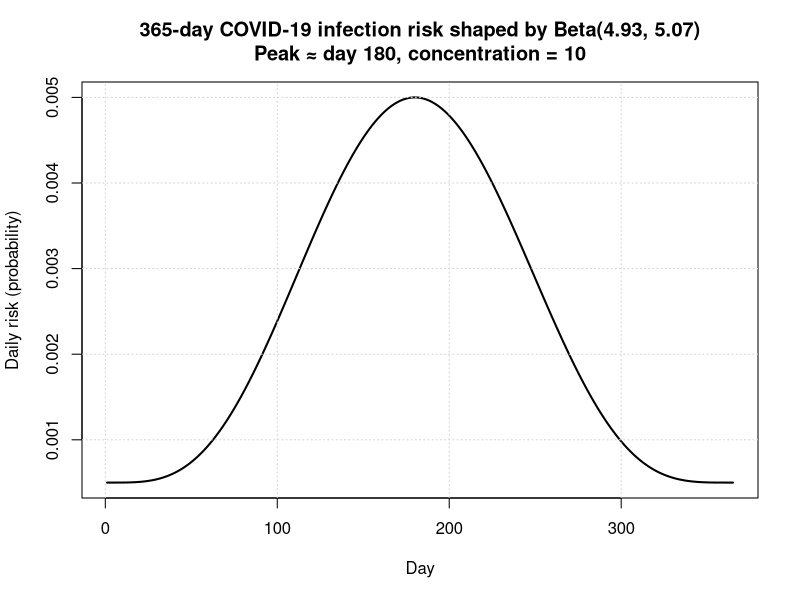
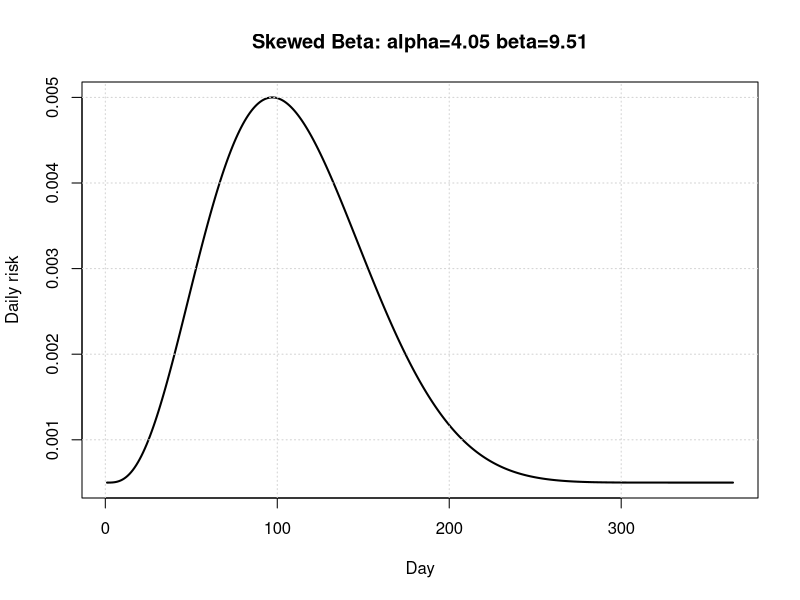
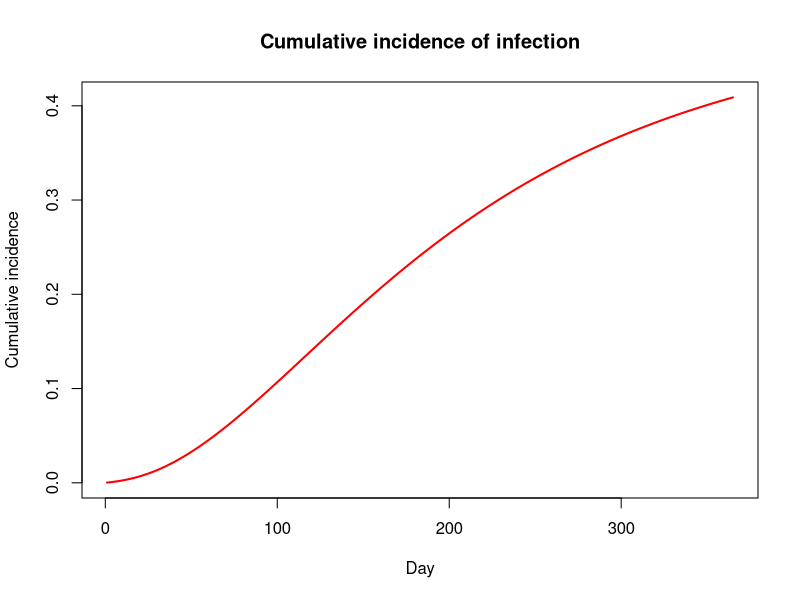
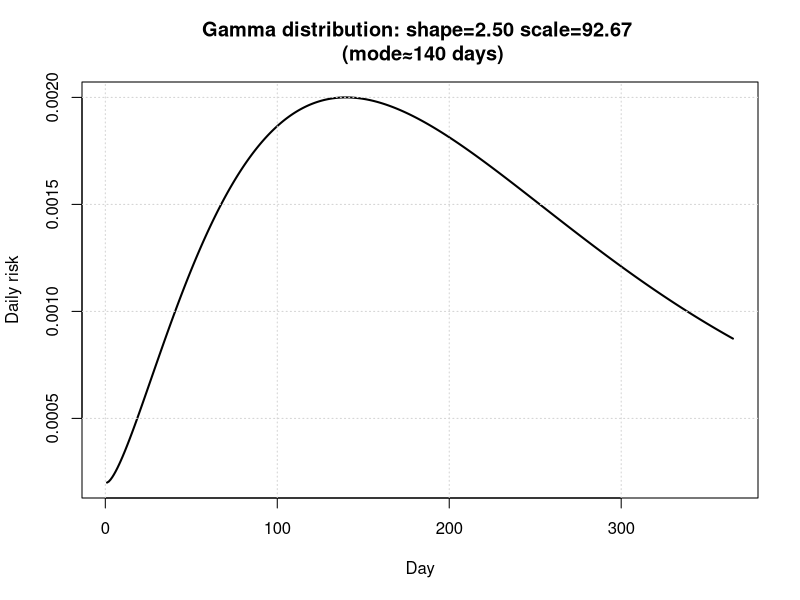

Write R code to recreate these figures, in order.
# --- Parameters ---
n_days <- 365
min_risk <- 5e-4      # lowest daily risk
peak_risk <- 5e-3     # highest daily risk

mode_day <- 180       # day where the peak occurs (1–365)
concentration <- 10   # controls sharpness (higher -> sharper peak)

# --- Compute Beta parameters (alpha, beta) from mode and concentration ---
mode <- (mode_day - 1) / (n_days - 1)  # convert day to [0,1]
s <- concentration                     # shorthand
if (s <= 2) stop("concentration must be > 2 to have an interior mode")

alpha <- mode * (s - 2) + 1
beta  <- (1 - mode) * (s - 2) + 1

# --- Generate daily risks ---
x <- seq(0, 1, length.out = n_days)
pdf_vals <- dbeta(x, alpha, beta)

# Scale so min = min_risk and max = peak_risk
scaled_risk <- min_risk + (peak_risk - min_risk) * (pdf_vals / max(pdf_vals))

# --- Create data frame ---
df <- data.frame(
  day = 1:n_days,
  x = x,
  alpha = alpha,
  beta = beta,
  pdf = pdf_vals,
  daily_risk = scaled_risk
)

# --- Plot ---
plot(
  df$day, df$daily_risk, type = "l", lwd = 2,
  xlab = "Day", ylab = "Daily risk (probability)",
  main = sprintf("365-day COVID-19 infection risk shaped by Beta(%.2f, %.2f)\nPeak ≈ day %d, concentration = %d",
                 alpha, beta, mode_day, concentration)
)
grid()

# --- Display summary ---
cat("Alpha =", round(alpha, 2), "\n")
cat("Beta  =", round(beta, 2), "\n")
cat("Observed min risk =", min(df$daily_risk), "\n")
cat("Observed max risk =", max(df$daily_risk), "\n")

# ---- Skewed beta -----------------------------------------------------------
# ---------------------------------------------------------------------------

# Skewed Beta example: long right tail by setting alpha < beta
n_days <- 365
min_risk <- 5e-4
peak_risk <- 5e-3

# Peak day and "concentration" (sharpness)
mode_day <- 140        # peak earlier in year
concentration <- 10    # larger => narrower overall mass

# compute alpha/beta from mode and concentration (same formula as before)
mode <- (mode_day - 1) / (n_days - 1)
s <- concentration
if (s <= 2) stop("concentration must be > 2")
alpha <- mode * (s - 2) + 1
beta  <- (1 - mode) * (s - 2) + 1

# adjust to make alpha smaller (increase skew) if desired
# e.g. multiply beta by a factor to lengthen right tail:
beta <- beta * 1.6   # increase this factor to make tail longer

x <- seq(0, 1, length.out = n_days)
pdf_vals <- dbeta(x, alpha, beta)
scaled_risk <- min_risk + (peak_risk - min_risk) * (pdf_vals / max(pdf_vals))

plot(1:n_days, scaled_risk, type = "l", lwd = 2,
     xlab = "Day", ylab = "Daily risk", main = sprintf("Skewed Beta: alpha=%.2f beta=%.2f", alpha, beta))
grid()
cat("alpha=", round(alpha,2), " beta=", round(beta,2), "\n")
cat("min, max:", min(scaled_risk), max(scaled_risk), "\n")


# Gamma ----------------------------------------------------------------

# Gamma example: use a shifted gamma PDF to get a long slow waning tail
n_days <- 365
min_risk <- 2e-4
peak_risk <- 2e-3

# Choose gamma shape (k) and target peak day (mode_day)
shape <- 2.5        # >1 to have a mode (1.5-5 typical). smaller -> longer right tail
mode_day <- 140     # desired peak day (must be >= 1)

# For gamma, mode = (shape - 1) * scale  (if shape > 1)
scale <- (mode_day - 1) / (shape - 1)   # solve for scale so mode ≈ mode_day-1 (x starting at 0)

# Build x from 0..(n_days-1) so that "mode_day" maps to x = mode_day-1
x_raw <- seq(0, n_days - 1, length.out = n_days)
pdf_vals <- dgamma(x_raw, shape = shape, scale = scale)

# Optionally shift slightly if you want the mode exactly at an integer day:
# (not necessary if using continuous days)

# Scale to requested min and peak
scaled_risk <- min_risk + (peak_risk - min_risk) * (pdf_vals / max(pdf_vals))

df <- data.frame(
  day = 1:n_days,
  quantile_raw = x_raw,
  pdf = pdf_vals,
  daily_risk = scaled_risk,
  cum_incidence = 1 - cumprod(1 - scaled_risk)
)


plot(df$day, df$cum_incidence, type = "l", lwd = 2, col = "red",
     xlab = "Day", ylab = "Cumulative incidence", main = "Cumulative incidence of infection")


plot(1:n_days, scaled_risk, type = "l", lwd = 2,
     xlab = "Day", ylab = "Daily risk",
     main = sprintf("Gamma distribution: shape=%.2f scale=%.2f \n (mode≈%d days)", shape, scale, mode_day))
grid()
cat("gamma shape=", shape, " scale=", round(scale,2), "\n")
cat("min, max:", min(scaled_risk), max(scaled_risk), "\n")

